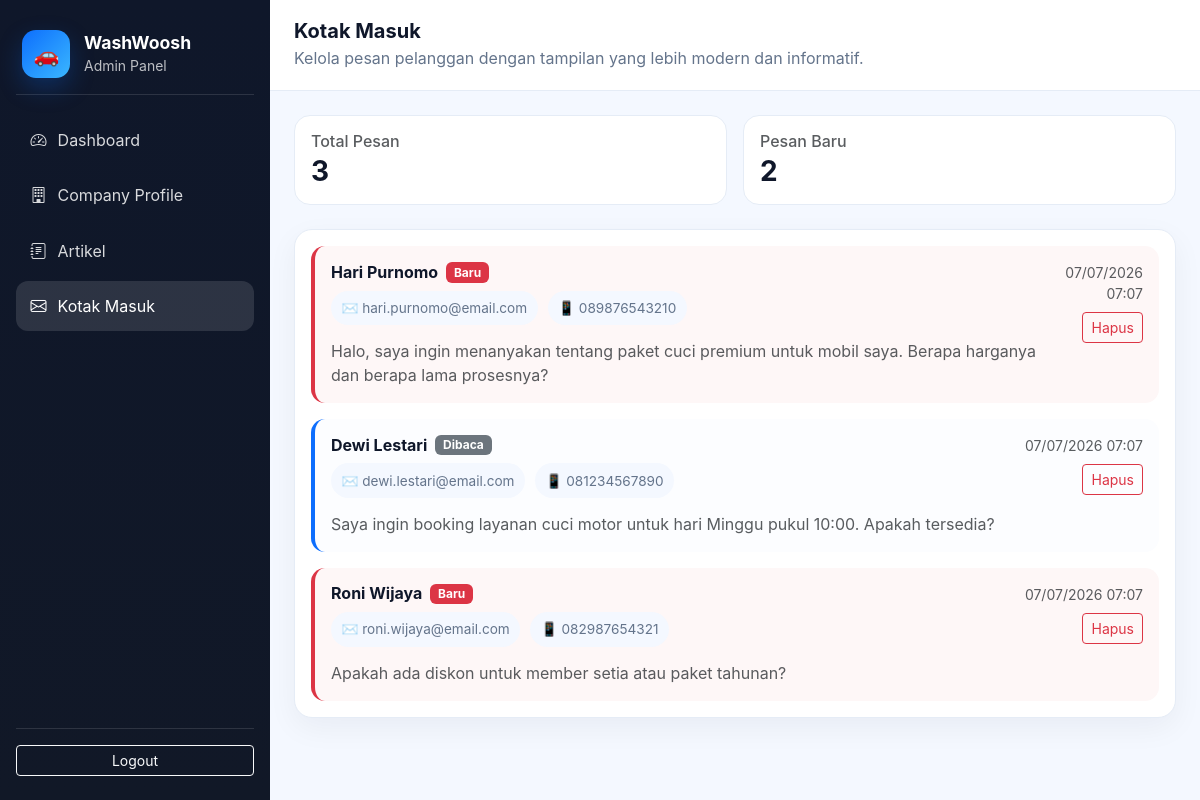
/admin/kotak_masuk.php (signed in), run on the app's committed database.
### tables this page shows
CREATE TABLE tb_kontak (
  id_kontak INT UNSIGNED AUTO_INCREMENT PRIMARY KEY,
  nama VARCHAR(100) NOT NULL,
  email VARCHAR(100) NOT NULL,
  no_telp VARCHAR(25) NOT NULL,
  pesan TEXT NOT NULL,
  status ENUM('baru','dibaca') NOT NULL DEFAULT 'baru',
  created_at TIMESTAMP NOT NULL DEFAULT CURRENT_TIMESTAMP,
  deleted_at TIMESTAMP NULL DEFAULT NULL
);

### admin/kotak_masuk.php (the view, shortened to what this page needs)
<?php
require_once '../config/koneksi.php';
try {
    $pdo->query('SELECT 1 FROM tb_kontak LIMIT 1');
} catch (PDOException $e) {
    $pdo->exec('CREATE TABLE IF NOT EXISTS tb_kontak (
        id_kontak INT UNSIGNED AUTO_INCREMENT PRIMARY KEY,
        nama VARCHAR(100) NOT NULL,
        email VARCHAR(100) NOT NULL,
        no_telp VARCHAR(25) NOT NULL,
        pesan TEXT NOT NULL,
        status ENUM("baru","dibaca") NOT NULL DEFAULT "baru",
        created_at TIMESTAMP NOT NULL DEFAULT CURRENT_TIMESTAMP,
        deleted_at TIMESTAMP NULL DEFAULT NULL
    ) ENGINE=InnoDB DEFAULT CHARSET=utf8mb4');
    $pdo->exec('INSERT INTO tb_kontak (nama, email, no_telp, pesan, status) VALUES
    ("Hari Purnomo", "hari.purnomo@email.com", "089876543210", "Halo, saya ingin menanyakan tentang paket cuci premium untuk mobil saya. Berapa harganya dan berapa lama prosesnya?", "baru"),
    ("Dewi Lestari", "dewi.lestari@email.com", "081234567890", "Saya ingin booking layanan cuci motor untuk hari Minggu pukul 10:00. Apakah tersedia?", "dibaca"),
    ("Roni Wijaya", "roni.wijaya@email.com", "082987654321", "Apakah ada diskon untuk member setia atau paket tahunan?", "baru")');
}
$stmt = $pdo->query('SELECT k.id_kontak, k.nama, k.email, k.no_telp, k.pesan, k.created_at, k.status
    FROM tb_kontak k
    WHERE k.deleted_at IS NULL
    ORDER BY k.created_at DESC');
$kontak_list = $stmt->fetchAll();
?>
<!doctype html>
<html lang="id">
<head>
    <link href="https://cdn.jsdelivr.net/npm/bootstrap@5.3.2/dist/css/bootstrap.min.css" rel="stylesheet">
</head>
<body>
<div class="page-wrapper">
    <aside class="sidebar">
        <div class="brand">
            <div class="brand-icon">🚗</div>
            <div>
                <h4>WashWoosh</h4>
                <small>Admin Panel</small>
            </div>
        </div>
        <nav class="nav-links">
            <a href="dashboard.php"><i class="bi bi-speedometer2"></i> Dashboard</a>
            <a href="company_profile.php"><i class="bi bi-building"></i> Company Profile</a>
            <a href="galeri.php"><i class="bi bi-journal-text"></i> Artikel</a>
            <a class="active" href="kotak_masuk.php"><i class="bi bi-envelope"></i> Kotak Masuk</a>
        </nav>
        <div class="sidebar-footer">
            <a class="btn btn-outline-light btn-sm w-100" href="../logout.php">Logout</a>
        </div>
    </aside>
    <div class="main-panel">
        <header class="topbar">
            <div>
                <h2>Kotak Masuk</h2>
                <p>Kelola pesan pelanggan dengan tampilan yang lebih modern dan informatif.</p>
            </div>
        </header>
        <main class="content">
            <div class="row g-3 mb-4">
                <div class="col-md-6">
                    <div class="stat-card p-3 h-100">
                        <h6 class="text-muted mb-1">Total Pesan</h6>
                        <h3 class="fw-bold mb-0"><?= count($kontak_list) ?></h3>
                    </div>
                </div>
                <div class="col-md-6">
                    <div class="stat-card p-3 h-100">
                        <h6 class="text-muted mb-1">Pesan Baru</h6>
                        <h3 class="fw-bold mb-0"><?= count(array_filter($kontak_list, fn($item) => $item['status'] === 'baru')) ?></h3>
                    </div>
                </div>
            </div>
            <?php if (empty($kontak_list)): ?>
                <div class="panel-card p-4 text-center">
                    <h5 class="mb-2">Belum ada pesan masuk</h5>
                    <p class="text-muted mb-0">Pesan dari pelanggan akan muncul di sini.</p>
                </div>
            <?php else: ?>
                <div class="panel-card p-3">
                    <div class="d-flex flex-column gap-3">
                        <?php foreach ($kontak_list as $kontak): ?>
                            <div class="message-card <?= $kontak['status'] === 'baru' ? 'unread' : '' ?>" data-bs-toggle="collapse" data-bs-target="#kontak-<?= $kontak['id_kontak'] ?>">
                                <div class="d-flex justify-content-between align-items-start gap-3">
                                    <div>
                                        <div class="d-flex align-items-center gap-2 mb-2">
                                            <h6 class="mb-0 fw-bold"><?= htmlspecialchars($kontak['nama']) ?></h6>
                                            <?php if ($kontak['status'] === 'baru'): ?>
                                                <span class="badge bg-danger">Baru</span>
                                            <?php else: ?>
                                                <span class="badge bg-secondary">Dibaca</span>
                                            <?php endif; ?>
                                        </div>
                                        <div class="mb-2">
                                            <span class="info-badge">✉️ <?= htmlspecialchars($kontak['email']) ?></span>
                                            <span class="info-badge">📱 <?= htmlspecialchars($kontak['no_telp']) ?></span>
                                        </div>
                                        <p class="mb-0 text-muted"><?= htmlspecialchars(substr($kontak['pesan'], 0, 120)) ?><?= strlen($kontak['pesan']) > 120 ? '...' : '' ?></p>
                                    </div>
                                    <div class="text-end">
                                        <small class="text-muted d-block mb-2"><?= date('d/m/Y H:i', strtotime($kontak['created_at'])) ?></small>
                                        <form method="post" onsubmit="return confirm('Yakin ingin menghapus pesan ini?');" style="display:inline;">
                                            <button type="submit" class="btn btn-outline-danger btn-sm">Hapus</button>
                                        </form>
                                    </div>
                                </div>
                            </div>
                        <?php endforeach; ?>
                    </div>
                </div>
            <?php endif; ?>
        </main>
    </div>
</div>
<link rel="stylesheet" href="https://cdn.jsdelivr.net/npm/bootstrap-icons@1.11.3/font/bootstrap-icons.css">
</body>
</html>

### admin/kotak_masuk.php (style rules this page uses)
:root { --primary: #0d6efd; --bg: #f4f8ff; --surface: #ffffff; --text: #0f172a; --muted: #64748b; --border: #e5ecf6; }
body { min-height: 100vh; margin: 0; background: linear-gradient(135deg, #f4f8ff 0%, #eef6ff 100%); color: var(--text); font-family: Inter, "Segoe UI", Roboto, Arial, sans-serif; }
.page-wrapper { min-height: 100vh; display: flex; background: var(--bg); }
.sidebar { width: 270px; background: linear-gradient(180deg, #0f172a 0%, #111827 100%); color: #fff; padding: 1.5rem 1rem; display: flex; flex-direction: column; gap: 1.25rem; }
.brand { display: flex; align-items: center; gap: 0.85rem; padding: 0.4rem 0.4rem 1rem; border-bottom: 1px solid rgba(255,255,255,0.12); }
.brand-icon { width: 48px; height: 48px; border-radius: 14px; display: inline-flex; align-items: center; justify-content: center; background: linear-gradient(135deg, var(--primary) 0%, #3ab7ff 100%); font-size: 1.3rem; box-shadow: 0 10px 24px rgba(13, 110, 253, 0.25); }
.brand h4 { margin: 0; font-size: 1.1rem; font-weight: 700; }
.brand small { color: rgba(255,255,255,0.72); }
.nav-links { display: flex; flex-direction: column; gap: 0.35rem; }
.nav-links a { color: rgba(255,255,255,0.84); text-decoration: none; padding: 0.8rem 0.9rem; border-radius: 12px; display: flex; align-items: center; gap: 0.7rem; transition: all 0.2s ease; }
.nav-links a:hover, .nav-links a.active { background: rgba(255,255,255,0.12); color: #fff; }
.sidebar-footer { margin-top: auto; padding-top: 1rem; border-top: 1px solid rgba(255,255,255,0.12); }
.main-panel { flex: 1; display: flex; flex-direction: column; }
.topbar { background: var(--surface); border-bottom: 1px solid var(--border); padding: 1.2rem 1.5rem; display: flex; justify-content: space-between; align-items: center; gap: 1rem; }
.topbar h2 { margin: 0; font-size: 1.25rem; font-weight: 700; }
.topbar p { margin: 0.2rem 0 0; color: var(--muted); }
.content { padding: 1.5rem; }
.panel-card { background: var(--surface); border: 1px solid var(--border); border-radius: 18px; box-shadow: 0 10px 30px rgba(15, 23, 42, 0.05); }
.stat-card { border-radius: 16px; border: 1px solid var(--border); background: var(--surface); }
.message-card { border-left: 4px solid var(--primary); border-radius: 14px; padding: 1rem; background: #fcfdff; transition: transform 0.2s ease, box-shadow 0.2s ease; cursor: pointer; }
.message-card.unread { border-left-color: #dc3545; background: #fef7f7; }
.info-badge { display: inline-block; padding: 0.45rem 0.65rem; background: #f4f8ff; border-radius: 999px; margin-right: 0.35rem; margin-bottom: 0.35rem; font-size: 0.85rem; color: var(--muted); }

### data on the page
tb_kontak: nama "Hari Purnomo", status "Baru", email "hari.purnomo@email.com", no_telp "089876543210", pesan "Halo, saya ingin menanyakan tentang paket cuci premium untuk mobil saya. Berapa harganya dan berapa lama prosesnya?", created_at "07/07/2026 07:07"
tb_kontak: nama "Dewi Lestari", status "Dibaca", email "dewi.lestari@email.com", no_telp "081234567890", pesan "Saya ingin booking layanan cuci motor untuk hari Minggu pukul 10:00. Apakah tersedia?", created_at "07/07/2026 07:07"
tb_kontak: nama "Roni Wijaya", status "Baru", email "roni.wijaya@email.com", no_telp "082987654321", pesan "Apakah ada diskon untuk member setia atau paket tahunan?", created_at "07/07/2026 07:07"

### other printed values
count($kontak_list) "3"
